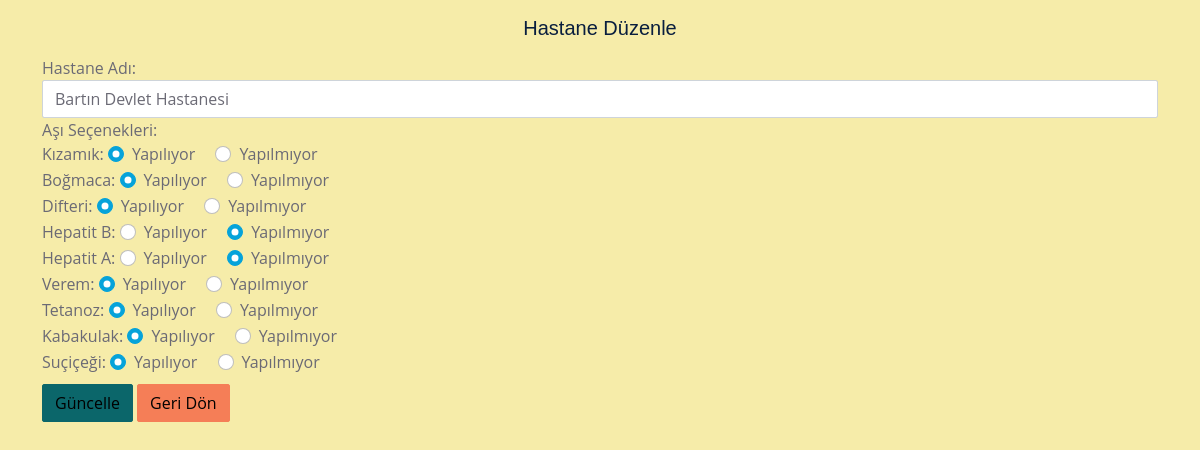
Screenshot of /admin/hastaneduzenle.php?id=2 with the database file from the repository.
### tables this page shows
CREATE TABLE `kullanici_hastane` (
  `id` int(11) NOT NULL,
  `hastane_adi` varchar(100) NOT NULL,
  `hastane_sifre` varchar(255) NOT NULL,
  `hastane_il` int(11) NOT NULL,
  `durum` varchar(100) NOT NULL
);

CREATE TABLE `hastane_asi` (
  `id` int(11) NOT NULL,
  `hastane_id` int(11) NOT NULL,
  `asi_id` int(11) NOT NULL,
  `asi_yapiliyor` tinyint(1) NOT NULL
);

CREATE TABLE `asilar` (
  `id` int(11) NOT NULL,
  `asi_adi` varchar(100) NOT NULL
);

### admin/hastaneduzenle.php (the view, shortened to what this page needs)
<?php
include ("../baglanti.php");
if (isset($_GET['id'])) {
    $kullanici_id = $_GET['id'];
    $sorgu = "SELECT * FROM kullanici_hastane WHERE id='$kullanici_id'";
    $sonuc = mysqli_query($baglanti, $sorgu);
    $hastane_bilgisi = mysqli_fetch_assoc($sonuc);
    $asilar_sorgu = "SELECT a.id, a.asi_adi, ha.asi_yapiliyor FROM asilar a
                     LEFT JOIN hastane_asi ha ON a.id = ha.asi_id AND ha.hastane_id = '$kullanici_id'";
    $asilar_sonuc = mysqli_query($baglanti, $asilar_sorgu);
    $asilar = [];
    while ($row = mysqli_fetch_assoc($asilar_sonuc)) {
        $asilar[] = $row;
    }
}
?>
<!DOCTYPE html>
<html lang="tr">
<head>
    <link href="assets/css/bootstrap.min.css" rel="stylesheet">
</head>
<body>
<div class="container">
    <h5 class="text-center my-3">Hastane Düzenle</h5>
    <form method="post">
        <div class="form-group">
            <label for="hastane_adi">Hastane Adı:</label>
            <input type="text" name="hastane_adi" id="hastane_adi" class="form-control" value="<?= htmlspecialchars($hastane_bilgisi['hastane_adi']) ?>" required>
        </div>
        <div class="form-group">
            <label>Aşı Seçenekleri:</label>
            <div>
                <?php foreach ($asilar as $asi): ?>
                    <div>
                        <label><?= htmlspecialchars($asi['asi_adi']) ?>:</label>
                        <div class="form-check form-check-inline">
                            <input class="form-check-input" type="radio" name="asi_<?= $asi['id'] ?>" id="asi_<?= $asi['id'] ?>_1" value="1" <?= $asi['asi_yapiliyor'] == 1 ? 'checked' : '' ?>>
                            <label class="form-check-label" for="asi_<?= $asi['id'] ?>_1">Yapılıyor</label>
                        </div>
                        <div class="form-check form-check-inline">
                            <input class="form-check-input" type="radio" name="asi_<?= $asi['id'] ?>" id="asi_<?= $asi['id'] ?>_0" value="0" <?= $asi['asi_yapiliyor'] == 0 ? 'checked' : '' ?>>
                            <label class="form-check-label" for="asi_<?= $asi['id'] ?>_0">Yapılmıyor</label>
                        </div>
                    </div>
                <?php endforeach; ?>
            </div>
        </div>
        <button type="submit" name="guncelle" class="btn btn-primary my-2">Güncelle</button>
        <a href="hastanelistele.php" class="btn btn-secondary">Geri Dön</a>
    </form>
</div>
</body>
</html>

### rows the page displays
kullanici_hastane: hastane_adi "Bartın Devlet Hastanesi"
hastane_asi: asi.asi_adi "Kızamık", asi_yapiliyor "☑ Yapılıyor", asi_yapiliyor "☐ Yapılmıyor"
hastane_asi: asi.asi_adi "Boğmaca", asi_yapiliyor "☑ Yapılıyor", asi_yapiliyor "☐ Yapılmıyor"
hastane_asi: asi.asi_adi "Difteri", asi_yapiliyor "☑ Yapılıyor", asi_yapiliyor "☐ Yapılmıyor"
hastane_asi: asi.asi_adi "Hepatit B", asi_yapiliyor "☐ Yapılıyor", asi_yapiliyor "☑ Yapılmıyor"
hastane_asi: asi.asi_adi "Hepatit A", asi_yapiliyor "☐ Yapılıyor", asi_yapiliyor "☑ Yapılmıyor"
hastane_asi: asi.asi_adi "Verem", asi_yapiliyor "☑ Yapılıyor", asi_yapiliyor "☐ Yapılmıyor"
hastane_asi: asi.asi_adi "Tetanoz", asi_yapiliyor "☑ Yapılıyor", asi_yapiliyor "☐ Yapılmıyor"
hastane_asi: asi.asi_adi "Kabakulak", asi_yapiliyor "☑ Yapılıyor", asi_yapiliyor "☐ Yapılmıyor"
hastane_asi: asi.asi_adi "Suçiçeği", asi_yapiliyor "☑ Yapılıyor", asi_yapiliyor "☐ Yapılmıyor"
